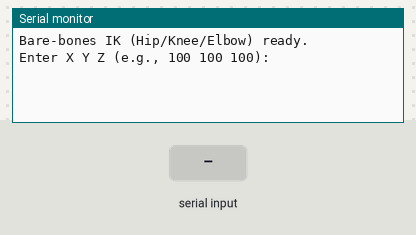
A sketch run on a simulated Arduino Uno, built with avr-gcc and run on an emulated ATmega328P. On the bench: the last lines printed to the serial monitor. The inputs (shaded band) are chosen by the test bench.

Above: at 1.2 s.
1.3 s: "90,45,200\n" received over Serial
At 1.8 s:
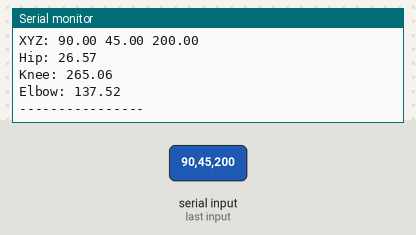
2.8 s: "30,150,10\n" received over Serial
At 4.1 s:
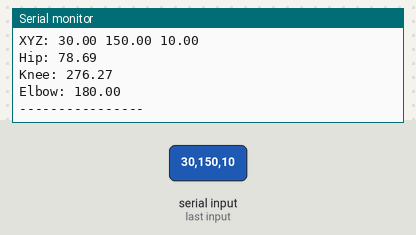

The sketch:

Leg_Testing_BEGIN.ino
```cpp
#include <Wire.h>
#include <Adafruit_PWMServoDriver.h>
#include <math.h>

Adafruit_PWMServoDriver pwm = Adafruit_PWMServoDriver();

// PCA9685 channels for ONE leg
const uint8_t HIP_CH   = 7;
const uint8_t KNEE_CH  = 8;
const uint8_t ELBOW_CH = 9;

//idle pulse length
int HIP_IDLE   = 350;
int KNEE_IDLE  = 250;
int ANKLE_IDLE = 350;

// Link lengths (IK)
const float a = 200.0;  // Femur
const float b = 300.0;  // Tibia
const float l = 62.0;   // Coxa offset

float clampUnit(float v) {
  if (v < -1.0f) return -1.0f;
  if (v >  1.0f) return  1.0f;
  return v;
}

bool computeIK(float x, float y, float z, float &hipDeg, float &kneeDeg, float &elbowDeg) {
  float r = sqrtf(x * x + y * y);
  float d = r - l;
  float c = sqrtf(z * z + d * d);

  if (c < 1e-6f) return false;

  // Degrees
  float theta1 = atan2f(y, x) * 180.0f / PI;

  float cosA = clampUnit((a * a + c * c - b * b) / (2.0f * a * c));
  float theta2 = atan2f(d, -z) * 180.0f / PI + acosf(cosA) * 180.0f / PI;

  float cosB = clampUnit((a * a + b * b - c * c) / (2.0f * a * b));
  float theta3 = 180.0f - acosf(cosB) * 180.0f / PI;

  hipDeg   = theta1;
  kneeDeg  = theta2;
  elbowDeg = theta3;
  return true;
}

void setup() {
  Serial.begin(115200);
  delay(50);

  // PCA9685 init (kept, but we do not command any servos)
  pwm.begin();
  pwm.setPWMFreq(60);
  delay(10);

  Serial.println("Bare-bones IK (Hip/Knee/Elbow) ready.");
  Serial.println("Enter X Y Z (e.g., 100 100 100):");
}

void loop() {
  if (!Serial.available()) return;

  float x = Serial.parseFloat();
  float y = Serial.parseFloat();
  float z = Serial.parseFloat();

  delay(10);
  while (Serial.available()) Serial.read();

  float hipDeg, kneeDeg, elbowDeg;
  if (!computeIK(x, y, z, hipDeg, kneeDeg, elbowDeg)) {
    Serial.println("IK failed (unreachable/invalid).");
    return;
  }

  Serial.print("XYZ: "); Serial.print(x); Serial.print(" ");
  Serial.print(y); Serial.print(" "); Serial.println(z);

  Serial.print("Hip: ");   Serial.println(hipDeg);
  Serial.print("Knee: ");  Serial.println(kneeDeg);
  Serial.print("Elbow: "); Serial.println(elbowDeg);
  Serial.println("----------------");
}
```

Measured:
- after the input at 1.3 s, the serial monitor: prints a new line at once (image 1)
- after the input at 2.8 s, the serial monitor: prints a new line at once (image 2)
